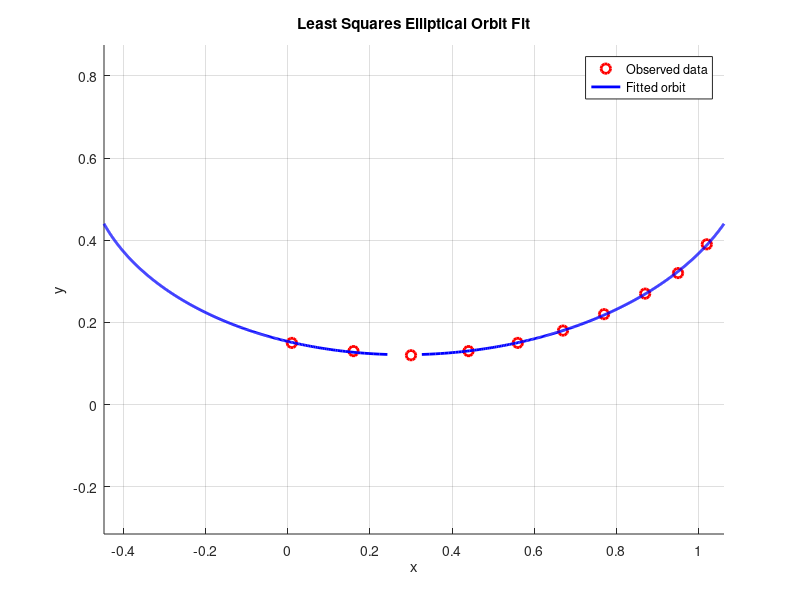

Here is the MATLAB script that generated this plot:
clc;
clear;
close all;

% ---------------------------------
% Given observational data
% ---------------------------------
x = [1.02; 0.95; 0.87; 0.77; 0.67; 0.56; 0.44; 0.30; 0.16; 0.01];
y = [0.39; 0.32; 0.27; 0.22; 0.18; 0.15; 0.13; 0.12; 0.13; 0.15];

% ---------------------------------
% Construct the design matrix A
% Model: a*y^2 + b*x*y + c*x + d*y + e = x^2
% ---------------------------------
A = [y.^2, x.*y, x, y, ones(size(x))];

% Right-hand side vector
b = x.^2;

% ---------------------------------
% Normal equations
% ---------------------------------
ATA = A' * A;
ATb = A' * b;

% ---------------------------------
% Cholesky decomposition
% ATA = L * L'
% ---------------------------------
L = chol(ATA, 'lower');

% Forward substitution: L*z = ATb
z = L \ ATb;

% Back substitution: L'*p = z
p = L' \ z;

% Extract parameters
a = p(1);
b_coef = p(2);
c = p(3);
d = p(4);
e = p(5);

% Display results
fprintf('Least squares parameters:\n');
fprintf('a = %.6f\n', a);
fprintf('b = %.6f\n', b_coef);
fprintf('c = %.6f\n', c);
fprintf('d = %.6f\n', d);
fprintf('e = %.6f\n', e);

% ---------------------------------
% Plot the orbit and data
% ---------------------------------
y_plot = linspace(min(y)-0.05, max(y)+0.05, 500);

% Quadratic coefficients in x
B = b_coef*y_plot + c;
C = a*y_plot.^2 + d*y_plot + e;

% Discriminant
D = B.^2 + 4*C;

% Only real solutions
valid = D >= 0;

x1 = (B(valid) + sqrt(D(valid))) / 2;
x2 = (B(valid) - sqrt(D(valid))) / 2;
y_valid = y_plot(valid);

figure;
hold on;
grid on;

% Plot observed data
plot(x, y, 'ro', 'MarkerSize', 7, 'LineWidth', 2);

% Plot fitted orbit (two branches)
plot(x1, y_valid, 'b', 'LineWidth', 2);
plot(x2, y_valid, 'b', 'LineWidth', 2);

xlabel('x');
ylabel('y');
title('Least Squares Elliptical Orbit Fit');
legend('Observed data', 'Fitted orbit');
axis equal;
